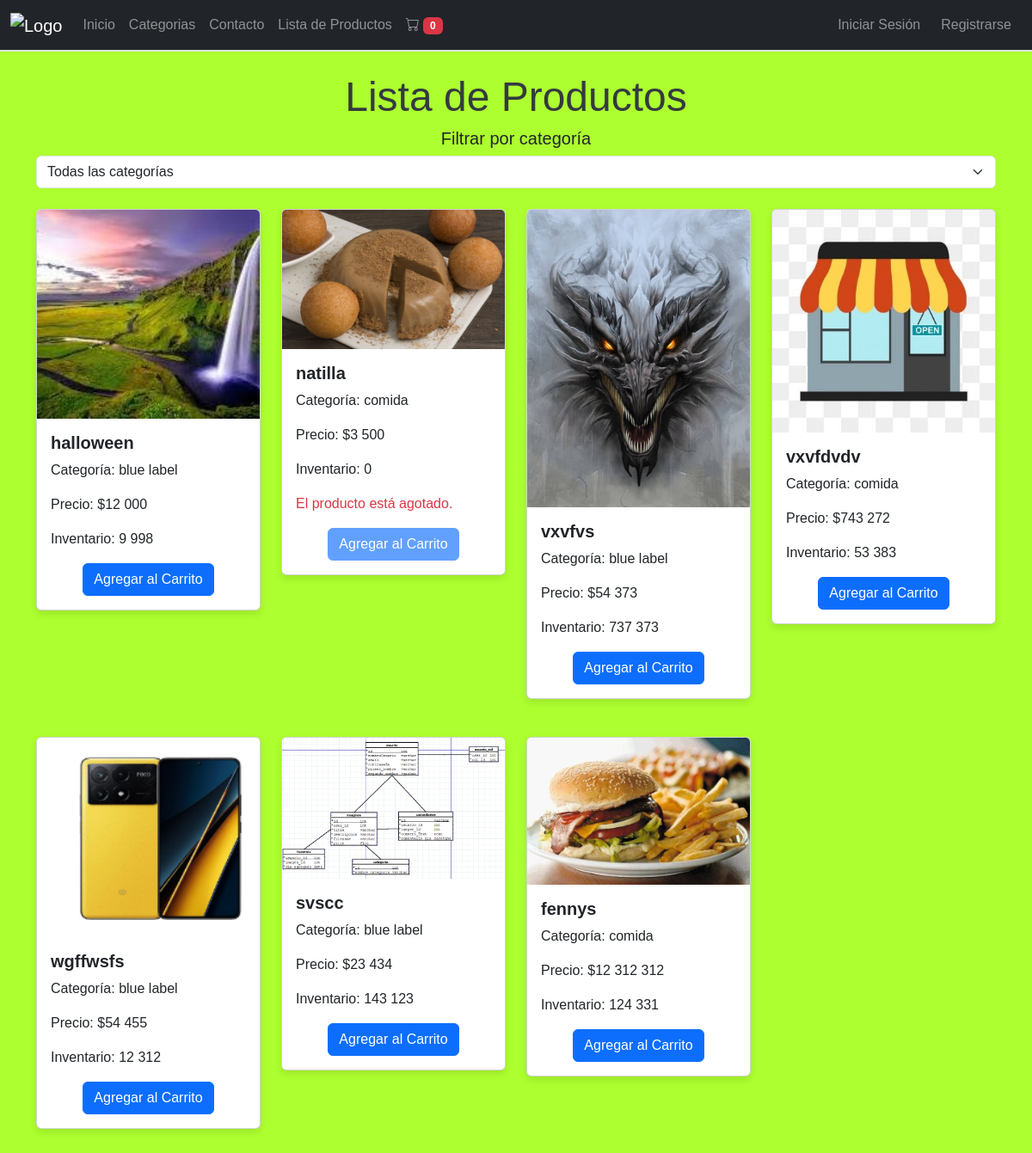
The app's page /lista_productos/ with its own data.
### fennys/models.py (models this page shows, shortened)
class Producto(models.Model):
    nombre = models.CharField(max_length=200)
    descripcion = models.TextField()
    precio = models.DecimalField(max_digits=10, decimal_places=0)
    inventario = models.IntegerField()
    categoria = models.ForeignKey(Categoria, related_name='productos', on_delete=models.CASCADE)
    foto = models.ImageField(upload_to='productos/', null=True, blank=True)

class Categoria(models.Model):
    nombre = models.CharField(max_length=100)
    descripcion = models.TextField()
    foto = models.ImageField(upload_to='categorias/', null=True, blank=True)

### fennys/views.py (the view)
# urls.py: path('lista_productos/', views.lista_productos, name='lista_productos'),
def lista_productos(request):
    categorias = Categoria.objects.all()
    categoria_id = request.GET.get('categoria')
    if categoria_id:
        productos = Producto.objects.filter(categoria_id=categoria_id)
        categoria_seleccionada = get_object_or_404(Categoria, id=categoria_id)
    else:
        productos = Producto.objects.all()
        categoria_seleccionada = None
    carrito = request.session.get('carrito', {})
    total_carrito = 0
    for item in carrito.values():
        total_carrito += int(item['cantidad']) * float(item['precio'])
    cantidad_total = sum(item['cantidad'] for item in carrito.values())
    return render(request, 'fennys/productos/lista_productos.html', {
        'productos': productos,
        'categorias': categorias,
        'categoria_seleccionada': categoria_seleccionada,
        'carrito': carrito,
        'total_carrito': total_carrito,
        'cantidad_total': cantidad_total  # Pasar la cantidad total al contexto
    })

### fennys/templates/fennys/productos/lista_productos.html (shortened to what this page needs)
{% extends 'fennys/barnav.html' %}
{% load static %}
{% load humanize %}
{% block content %}
<div class="container mt-4">
    <h1 class="text-center">Lista de Productos</h1>
    <div class="row mb-4">
        <div class="col-md-12 text-center">
            <h5>Filtrar por categoría</h5>
            <select id="categoryFilter" class="form-select" onchange="filtrarPorCategoria()">
                <option value="">Todas las categorías</option>
            </select>
        </div>
    </div>
    <div class="row" id="productList">
        {% for producto in productos %}
            <div class="col-md-3 mb-4 product-item" data-category="{{ producto.categoria.id }}">
                <div class="card">
                    <img src="{{ producto.foto.url }}" class="card-img-top" alt="{{ producto.nombre }}">
                    <div class="card-body">
                        <h5 class="card-title">{{ producto.nombre }}</h5>
                        <p class="card-text">Categoría: {{ producto.categoria.nombre }}</p>
                        <p class="card-text">Precio: ${{ producto.precio | floatformat:0 | intcomma }}</p>
                        <p class="card-text">Inventario: {{ producto.inventario | intcomma }}</p>
                        {% if producto.inventario == 0 %}
                            <p class="text-danger">El producto está agotado.</p>
                        {% elif producto.inventario <= 5 %}
                            <p class="text-warning">El producto se está agotando.</p>
                        {% endif %}
                        <div class="d-flex justify-content-center align-items-center">
                            <form action="{% url 'agregar_al_carrito' producto.id %}" method="post" class="add-to-cart-form">
                                <button class="btn btn-primary add-to-cart" type="submit" {% if producto.inventario == 0 %}disabled{% endif %} data-product-id="{{ producto.id }}">
                                    Agregar al Carrito
                                </button>
                            </form>
                        </div>
                    </div>
                </div>
            </div>
        {% endfor %}
    </div>
</div>
{% endblock %}

### fennys/static/fennys/css/style.css (style rules this page uses)
body { background-color: #f8f9fa; font-family: 'Arial', sans-serif; }
h1 { color: #343a40; font-size: 3rem; }
.card { margin-bottom: 20px; box-shadow: 0 4px 8px rgba(0, 0, 0, 0.1); }
.card-title { font-size: 1.25rem; font-weight: bold; }

### records on screen
Producto: foto (picture), nombre "halloween", categoria.nombre "blue label", precio "12 000", inventario "9 998"
Producto: foto (picture), nombre "natilla", categoria.nombre "comida", precio "3 500", inventario "0", shows "El producto está agotado."
Producto: foto (picture), nombre "vxvfvs", categoria.nombre "blue label", precio "54 373", inventario "737 373"
Producto: foto (picture), nombre "vxvfdvdv", categoria.nombre "comida", precio "743 272", inventario "53 383"
Producto: foto (picture), nombre "wgffwsfs", categoria.nombre "blue label", precio "54 455", inventario "12 312"
Producto: foto (picture), nombre "svscc", categoria.nombre "blue label", precio "23 434", inventario "143 123"
Producto: foto (picture), nombre "fennys", categoria.nombre "comida", precio "12 312 312", inventario "124 331"

### other values on screen
{{ cantidad_total }} "0"
